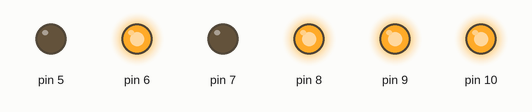
Recording of a sketch running on a simulated Arduino Uno, built with avr-gcc and run on an emulated ATmega328P. On the bench: output pins drawn as LEDs (lit = HIGH).

Above: at 0.1 s.
At 1.9 s:
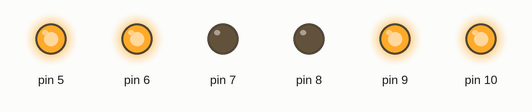
At 3.7 s:
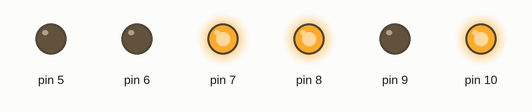
At 7.3 s:
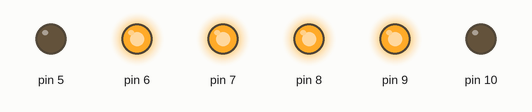
At 10.9 s:
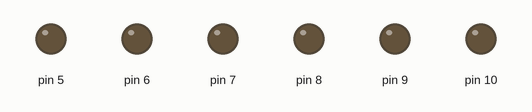
At 14.5 s:
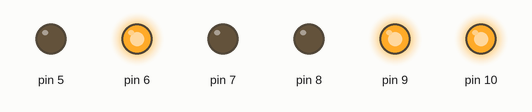
Timing chart, 0 to 14.8 s (numbered marks = the images above):
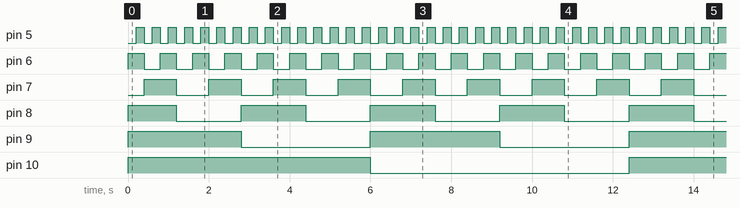

Measured:
- by itself, pin 5: goes 63 × (HIGH 0.20 s, LOW 0.20 s), HIGH 0.40 s, 35 × (LOW 0.20 s, HIGH 0.20 s), then LOW
- by itself, pin 6: goes 31 × (HIGH 0.40 s, LOW 0.40 s), HIGH 0.40 s, LOW 0.60 s, 17 × (HIGH 0.40 s, LOW 0.40 s), HIGH 0.40 s, then LOW
- by itself, pin 7: goes 15 × (HIGH 0.80 s, LOW 0.80 s), HIGH 0.80 s, LOW 1.0 s, 8 × (HIGH 0.80 s, LOW 0.80 s), HIGH 0.80 s, then LOW
- by itself, pin 8: repeats every 16.0 s: 5 × (LOW 1.6 s, HIGH 1.6 s)
- by itself, pin 9: repeats every 6.4 s: LOW 3.2 s, HIGH 3.2 s
- by itself, pin 10: alternates HIGH for 6.4 s and LOW for 6.4 s

The sketch:

cube.ino
```cpp
void setup() {
  pinMode(5, OUTPUT);
  pinMode(6, OUTPUT);
  pinMode(7, OUTPUT);
  pinMode(8, OUTPUT);
  pinMode(9, OUTPUT);
  pinMode(10, OUTPUT);
}

bool cube[6];
int c = 1;

void led(bool *led) {
  digitalWrite(5, led[0]);
  digitalWrite(6, led[1]);
  digitalWrite(7, led[2]);
  digitalWrite(8, !led[3]);
  digitalWrite(9, !led[4]);
  digitalWrite(10, !led[5]);
}

void loop() {
  // put your main code here, to run repeatedly:
  if (c > 128)c = 0;
  c++;
  int divi = c;
  for (int i = 0; i < 6; i++) {
    cube[i] = divi % 2;
    divi = divi / 2;
  }
  led(cube);
  delay(200);
}
```
